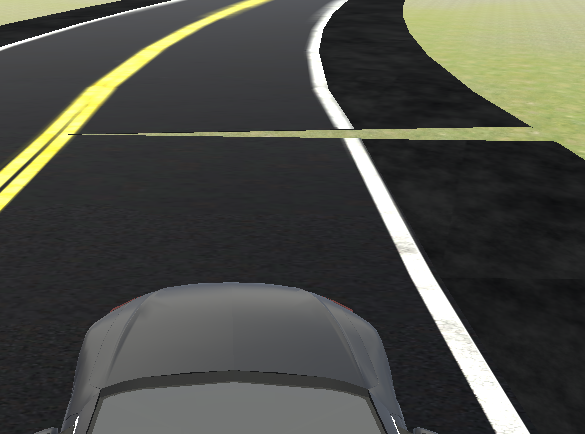
#> input picture Lane_Detection/race.png, 585 x 434 px
$ python -i car_functions_v2.py   (imports and definitions only)
#> lines starting #> are read from the running program, lines starting #| are printed output that depends on the picture; after the words box and inside, x2 and y2 are one past the last pixel; in counts of white or black regions, pixels touching at a corner belong together
import cv2 as cv
import numpy as np
from math import hypot

# Input image size (coming from the simulator)
W, H = 512, 512

# Car center in the image
CAR_CENTER = (260, 400)

# Perspective transform points (Bird-Eye View)
top_left = (160, 230)
top_right = (352, 230)
bottom_right = (W - 30, H - 120)
bottom_left = (60, H - 120)

# Minimum contour area and maximum approximation
CONTOUR_MIN_SIZE = 250
APPROX_MAX_SIZE = 16

# Road line colors (HSV ranges)
LOWER_YELLOW = np.array([18, 75, 186])
UPPER_YELLOW = np.array([43, 255, 255])
LOWER_WHITE = np.array([0, 0, 184])
UPPER_WHITE = np.array([179, 44, 255])


def warp_frame(frame):
    """Convert main view to bird-eye view"""
    src_points = np.float32([top_left, top_right, bottom_right, bottom_left])
    dst_points = np.float32([[0, 0], [W, 0], [W, H], [0, H]])
    matrix = cv.getPerspectiveTransform(src_points, dst_points)
    return cv.warpPerspective(frame, matrix, (W, H))


def create_mask(frame, low, up):
    """Create a color mask (HSV)"""
    img_hsv = cv.cvtColor(frame, cv.COLOR_BGR2HSV)
    return cv.inRange(img_hsv, low, up)


def find_line(frame, mask):
    """Find the line center from contours"""
    contours, _ = cv.findContours(mask, cv.RETR_EXTERNAL, cv.CHAIN_APPROX_NONE)
    line_center_x = None
    line_img = np.zeros_like(frame)

    if len(contours) > 0:
        # Find the contour closest to the car
        candidates = []
        for c in contours:
            if cv.contourArea(c) > CONTOUR_MIN_SIZE:
                epsilon = 0.01 * cv.arcLength(c, True)
                approx = cv.approxPolyDP(c, epsilon, True)
                if len(approx) < APPROX_MAX_SIZE:
                    M = cv.moments(c)
                    if M["m00"] != 0:
                        cx, cy = int(M["m10"] / M["m00"]), int(M["m01"] / M["m00"])
                        dist = hypot(cx - CAR_CENTER[0], cy - CAR_CENTER[1])
                        candidates.append((c, (cx, cy), dist))
        if candidates:
            candidates.sort(key=lambda x: x[2])
            best = candidates[0]
            line_center_x = best[1][0]
            cv.drawContours(line_img, [best[0]], -1, (0, 255, 0), -1)

    return line_img, line_center_x


def translate(value, leftMin, leftMax, rightMin, rightMax):
    """Map a pixel range to a steering angle range"""
    if leftMax == leftMin:
        return rightMin
    leftSpan = leftMax - leftMin
    rightSpan = rightMax - rightMin
    valueScaled = float(value - leftMin) / float(leftSpan)
    return rightMin + (valueScaled * rightSpan)


def calc_steering(frame, prev_avg=None, debug=False):
    """Calculate the lane center (yellow + white lines)"""
    warped_frame = warp_frame(frame)

    yellow_mask = create_mask(warped_frame, LOWER_YELLOW, UPPER_YELLOW)
    white_mask = create_mask(warped_frame, LOWER_WHITE, UPPER_WHITE)

    yellow_img, yellow_center_x = find_line(warped_frame, yellow_mask)
    white_img, white_center_x = find_line(warped_frame, white_mask)

    # Decide which avg to use
    if yellow_center_x is not None and white_center_x is not None:
        avg = (yellow_center_x + white_center_x) // 2
    elif yellow_center_x is not None:
        avg = yellow_center_x
    elif white_center_x is not None:
        avg = white_center_x
    else:
        avg = prev_avg if prev_avg is not None else 0

    # Combine results
    result = cv.addWeighted(yellow_img, 0.5, white_img, 0.5, 0)

    if debug:
        cv.imshow("warped", warped_frame)
        cv.imshow("yellow mask", yellow_mask)
        cv.imshow("white mask", white_mask)

    return result, avg

>>> import cv2
>>> picture = cv2.imread('race.png')
#> picture is the input picture: shape (434, 585, 3); mean B, G, R 70.4, 77.6, 76.4
>>> result = calc_steering(picture)
#> in warp_frame, `return cv.warpPerspective(frame, matrix, (W, H))`:
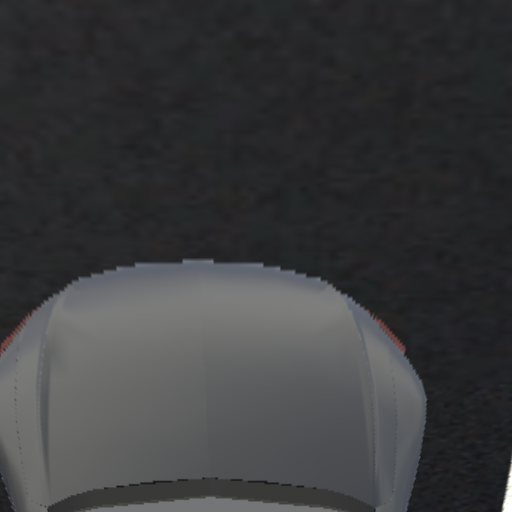
#> returned value: shape (512, 512, 3); mean of channels 0, 1, 2 61.3, 59.7, 59; drawn as B, G, R
#> in create_mask, `img_hsv = cv.cvtColor(frame, cv.COLOR_BGR2HSV)`: img_hsv: shape (512, 512, 3); mean H, S, V 96.4, 14.5, 61.6
#> in create_mask, `return cv.inRange(img_hsv, low, up)`: returned value: shape (512, 512); every value is 0
#> in create_mask (call 2), `return cv.inRange(img_hsv, low, up)`:
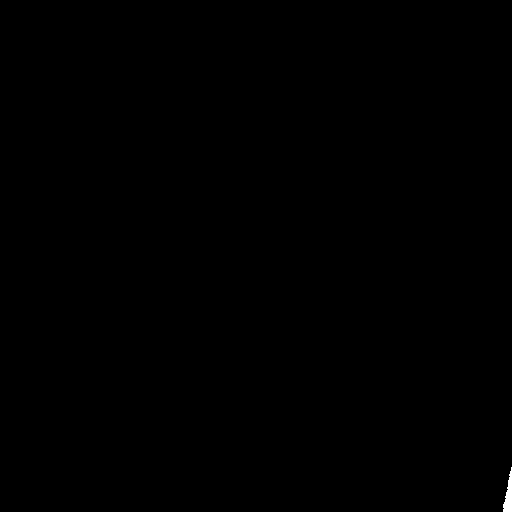
#> returned value: shape (512, 512); 0.09% white; 1 white region
#> in find_line, `contours, _ = cv.findContours(mask, cv.RETR_EXTERNAL, cv.CHAIN_APPROX_..`: contours = []
#> in calc_steering, `yellow_img, yellow_center_x = find_line(warped_frame, yellow_mask)`: yellow_img: shape (512, 512, 3); every value is 0
#> in find_line (call 2), `contours, _ = cv.findContours(mask, cv.RETR_EXTERNAL, cv.CHAIN_APPROX_..`: contours = 1 contour; box (x1, y1, x2, y2) and area: (503, 467, 512, 512) 182
#> the loop in find_line (call 2), `for c in contours:` made 1 pass
